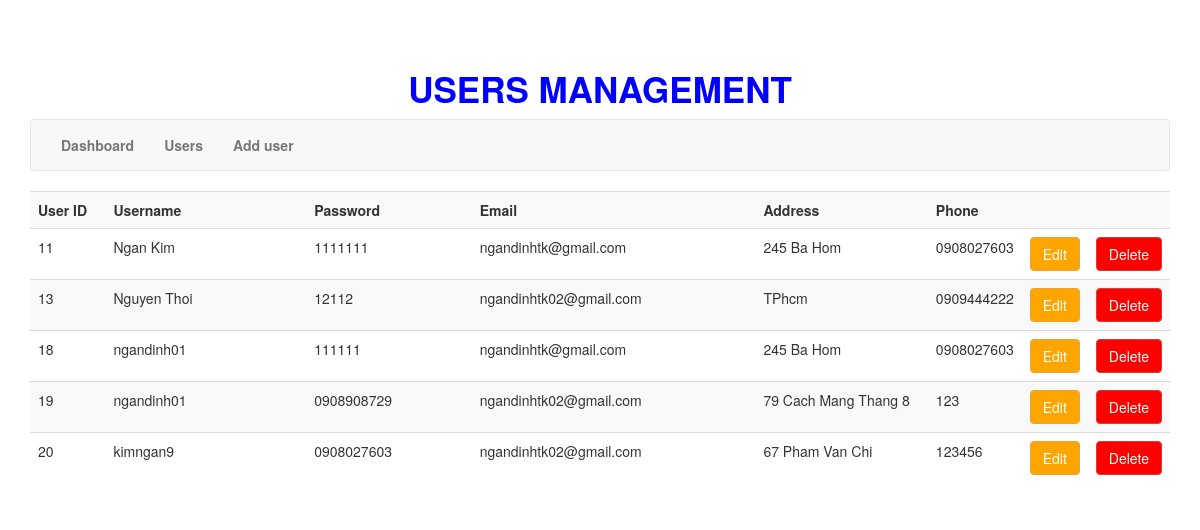
Page /admin_pages/qly_users/user.php on the committed database.
### tables this page shows
CREATE TABLE `users` (
  `id` int(11) NOT NULL,
  `name` varchar(30) NOT NULL,
  `email` varchar(30) NOT NULL,
  `password` varchar(30) NOT NULL,
  `address` varchar(50) NOT NULL,
  `phone` varchar(20) NOT NULL
);

### admin_pages/qly_users/user.php (the view, shortened to what this page needs)
<?php
$con = mysqli_connect("localhost", "root", "", "bakeryshopdb") or die("Can connect to data base!!!");
$res = mysqli_query($con, "SELECT * from users");
$data = $res->fetch_all();
 ?>
<!DOCTYPE html PUBLIC "-//W3C//DTD XHTML 1.0 Transitional//EN" "http://www.w3.org/TR/xhtml1/DTD/xhtml1-transitional.dtd">
<html xmlns="http://www.w3.org/1999/xhtml">
<head>
<link rel="stylesheet" href="https://maxcdn.bootstrapcdn.com/bootstrap/3.3.5/css/bootstrap.min.css">
</head>
<body>
<div class="container">
    <div id="navbar" class="row">
    	<h3 style=" text-align: center; font-size: 35px; font-weight: 600; color: BLUE">USERS MANAGEMENT</h3>
    	<div class="col-sm-12">
        	<nav class="navbar navbar-default">
  				<div class="container-fluid">
                	<ul class="nav navbar-nav">
                        <li><a href="../index.html"><b> Dashboard</b></a></li>
                        <li><a href="user.php"> <b>Users</b></a></li>
                        <li><a href="adduser.html"><b>Add user</b></a></li>
                	</ul>
                </div>
            </nav>
        </div>
    </div>
    <div class="row">
    	<div class="col-sm-12">
        	<table class="table table-striped">
            	<tr id="tbl-first-row">
                	<td width="8%">User ID</td>
                    <td width="23%">Username</td>
                    <td width="18%">Password</td>
                    <td width="30%">Email</td>
                    <td width="20%">Address</td>
                    <td width="20%">Phone</td>
                    <td width="5%"> </td>
                    <td width="5%"> </td>
                </tr>
                <?php
						foreach ($data as $item) { ?>
						<tr>
							<td><?php echo $item[0]; ?></td>
							<td><?php echo $item[1]; ?></td>
							<td><?php echo $item[3]; ?></td>
							<td><?php echo $item[2]; ?></td>
							<td><?php echo $item[4]; ?></td>
							<td><?php echo $item[5]; ?></td>
							<td> <?php echo '<a class="btn btn-warning " style="background:orange" href="edituser.php?id='.$item[0].'">Edit</a>'  ?> </td>
							<td> <?php echo '<a class="btn btn-danger" style="background:red"href="deleteuser.php?id='.$item[0].'">Delete</a>'  ?></td>
						</tr>
					<?php } ?>
			</table>
        </div>
    </div>
</div>
</body>
</html>

### admin_pages/qly_users/user.php (style rules this page uses)
#navbar { margin-top:50px; }
#tbl-first-row { font-weight:bold; }

### rows in the picture
users: id "11", name "Ngan Kim", password "1111111", email "ngandinhtk@gmail.com", address "245 Ba Hom", phone "0908027603"
users: id "13", name "Nguyen Thoi", password "12112", email "ngandinhtk02@gmail.com", address "TPhcm", phone "0909444222"
users: id "18", name "ngandinh01", password "111111", email "ngandinhtk@gmail.com", address "245 Ba Hom", phone "0908027603"
users: id "19", name "ngandinh01", password "0908908729", email "ngandinhtk02@gmail.com", address "79 Cach Mang Thang 8", phone "123"
users: id "20", name "kimngan9", password "0908027603", email "ngandinhtk02@gmail.com", address "67 Pham Van Chi", phone "123456"
